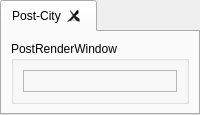
            <widget class="QTabWidget" name="Postprocessing_tabwidget">
             <property name="sizePolicy">
              <sizepolicy hsizetype="Expanding" vsizetype="Expanding">
               <horstretch>7</horstretch>
               <verstretch>0</verstretch>
              </sizepolicy>
             </property>
             <property name="currentIndex">
              <number>0</number>
             </property>
             <property name="tabsClosable">
              <bool>true</bool>
             </property>
             <property name="movable">
              <bool>true</bool>
             </property>
             <widget class="QWidget" name="tab_postcity">
              <attribute name="title">
               <string>Post-City</string>
              </attribute>
              <layout class="QVBoxLayout" name="verticalLayout">
               <item>
                <widget class="QGroupBox" name="groupBox_6">
                 <property name="title">
                  <string>PostRenderWindow</string>
                 </property>
                 <layout class="QHBoxLayout" name="horizontalLayout_11">
                  <item>
                   <widget class="QFrame" name="postFrame">
                    <property name="frameShape">
                     <enum>QFrame::StyledPanel</enum>
                    </property>
                    <property name="frameShadow">
                     <enum>QFrame::Raised</enum>
                    </property>
                    <layout class="QVBoxLayout" name="verticalLayout_23">
                     <item>
                      <layout class="QVBoxLayout" name="postvtkLayout"/>
                     </item>
                    </layout>
                   </widget>
                  </item>
                 </layout>
                </widget>
               </item>
              </layout>
             </widget>
            </widget>
